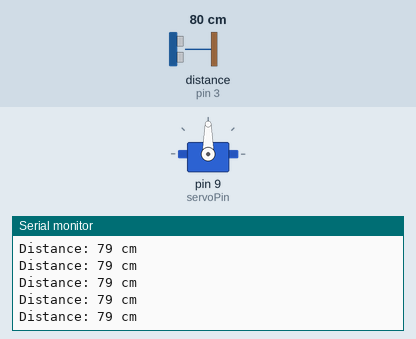
Bench run of a sketch on a simulated Arduino Uno, built with avr-gcc and run on an emulated ATmega328P. Shown: servo, the last lines printed to the serial monitor. Wiring (inferred from the names in the program): ultrasonic range finder: trigger pin 2; echo pin 3. Inputs (shaded band) come from the test bench; at power-on: distance to the obstacle (sensor on pin 3) 80 cm. The echo pulse lasts 58.3 µs per cm.

Above: at 1.2 s.
1.3 s: distance to the obstacle (sensor on pin 3) set to 2 cm
At 1.8 s:
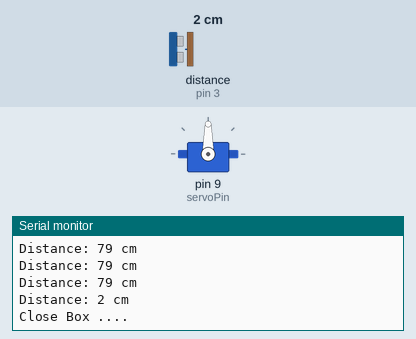
At 7.3 s:
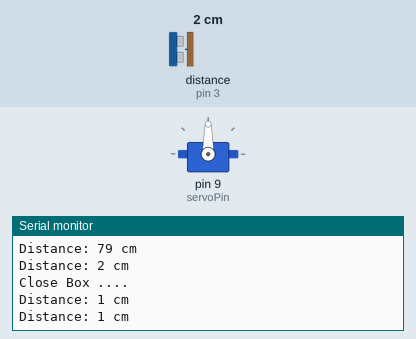
Timing chart, 0 to 8.8 s (numbered marks = the images above; inputs shaded):
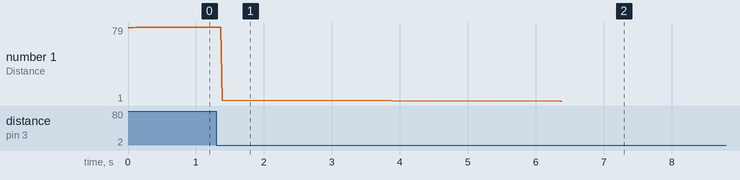

Measured:
- after the input at 1.3 s, the serial monitor: prints a new line after 0.08 s (image 1)
- plotted number 1: 79 → 1 after the input at 1.3 s

The sketch:

boxStorage.ino
```cpp
#include <Servo.h>

const int triggerPin = 2;   // Connect the trigger pin of the distance sensor to digital pin 2
const int echoPin = 3;      // Connect the echo pin of the distance sensor to digital pin 3
const int servoPin = 9;     // Connect the signal pin of the servo to digital pin 9
bool opened = false;

Servo myServo;

void setup() {
  Serial.begin(9600);
  pinMode(triggerPin, OUTPUT);
  pinMode(echoPin, INPUT);
  myServo.attach(servoPin);
}

void loop() {
  // put your main code here, to run repeatedly:
    if (isObjectDetected(30)) {
    // Step 2: If there is, slowly move the servo to a 90-degree angle
    if (!::opened){
      ::opened = true;
      moveServo(90);
    }

    // Step 3: Steady the servo angle for 5 seconds or until there is an object in the perimeter
    delay(5000);

    // Move the servo back to the initial position
    if (!isObjectDetected(30) && ::opened){
      ::opened = false;
      moveServo(0);
    }
  }
}


bool isObjectDetected(int rangeDistance) {
  // Trigger the distance sensor to send a pulse
  digitalWrite(triggerPin, LOW);
  delayMicroseconds(2);
  digitalWrite(triggerPin, HIGH);
  delayMicroseconds(10);
  digitalWrite(triggerPin, LOW);

  // Measure the pulse duration on the echo pin
  long duration = pulseIn(echoPin, HIGH);

  // Calculate the distance in centimeters
  int distance = duration * 0.034 / 2;

  // Print the distance to the serial monitor
  Serial.print("Distance: ");
  Serial.print(distance);
  Serial.println(" cm");

  // Check if an object is within a certain perimeter (adjust the distance threshold as needed)
  return distance < rangeDistance; // Change 30 to the desired distance threshold in centimeters
}

void moveServo(int angle) {
  // Move the servo to the specified angle
  if (::opened){
    ::Serial.println("Close Box ....");
  } else {
    ::Serial.println("Open Box ....");
  }
  myServo.write(angle);
  delay(15); // Give the servo some time to reach the target angle
}
```
